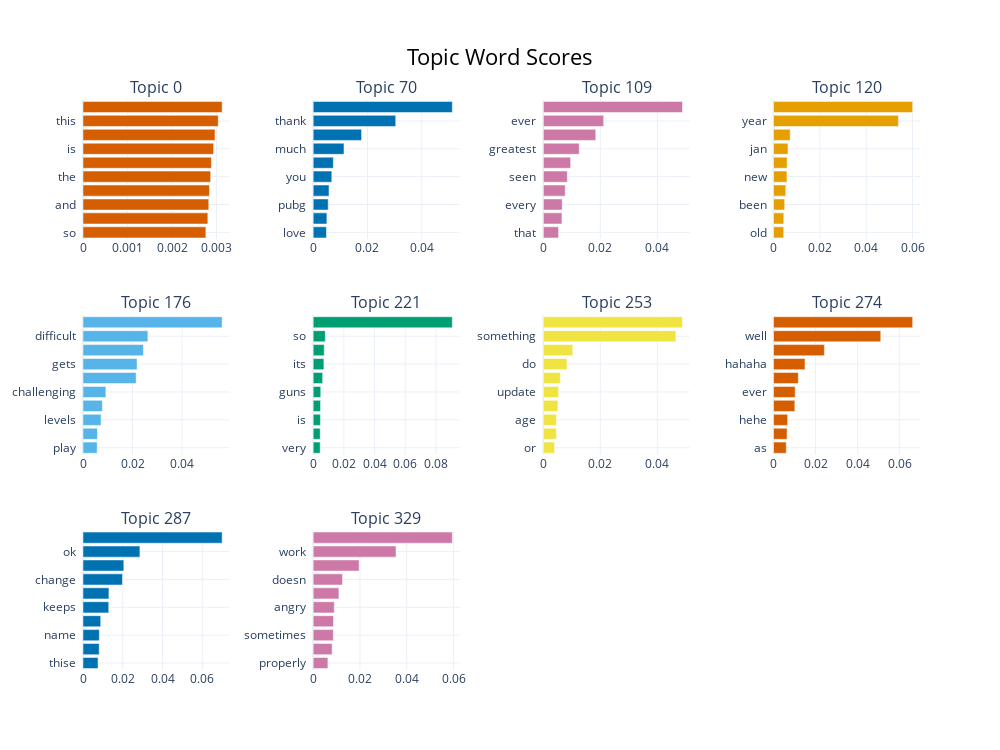

The notebook cell this image was saved under:
### Code cell
topic_model.visualize_barchart(top_n_topics = 10, n_words = 10)
# some topics has non-meaningfull keywords

### Figure 1 — Plotly figure (JSON) as saved in the notebook; plotly's stock layout.template omitted (floating-point values rounded to 4 significant figures)
{"data": [{"marker": {"color": "#D55E00"}, "orientation": "h", "type": "bar", "x": [0.002761, 0.002805, 0.002825, 0.002841, 0.002868, 0.002885, 0.002934, 0.002966, 0.003038, 0.003126], "xaxis": "x", "y": ["so  ", "to  ", "and  ", "but  ", "the  ", "love  ", "is  ", "it  ", "this  ", "game  "], "yaxis": "y"}, {"marker": {"color": "#0072B2"}, "orientation": "h", "type": "bar", "x": [0.00489, 0.005047, 0.005535, 0.005834, 0.006866, 0.007427, 0.01135, 0.01782, 0.0304, 0.05124], "xaxis": "x2", "y": ["love  ", "so  ", "pubg  ", "very  ", "you  ", "for  ", "much  ", "awesome  ", "thank  ", "thanks  "], "yaxis": "y2"}, {"marker": {"color": "#CC79A7"}, "orientation": "h", "type": "bar", "x": [0.005346, 0.006532, 0.006609, 0.00767, 0.008411, 0.009578, 0.01259, 0.0184, 0.02117, 0.04886], "xaxis": "x3", "y": ["that  ", "one  ", "every  ", "only  ", "seen  ", "best  ", "greatest  ", "happened  ", "ever  ", "thing  "], "yaxis": "y3"}, {"marker": {"color": "#E69F00"}, "orientation": "h", "type": "bar", "x": [0.004377, 0.004426, 0.004821, 0.005292, 0.005798, 0.005862, 0.006243, 0.007188, 0.05391, 0.06006], "xaxis": "x4", "y": ["old  ", "im  ", "been  ", "playing  ", "new  ", "birthday  ", "jan  ", "am  ", "year  ", "happy  "], "yaxis": "y4"}, {"marker": {"color": "#56B4E9"}, "orientation": "h", "type": "bar", "x": [0.005722, 0.005832, 0.007277, 0.007814, 0.009227, 0.02146, 0.02182, 0.02438, 0.02619, 0.05616], "xaxis": "x5", "y": ["play  ", "to  ", "levels  ", "fun  ", "challenging  ", "starts  ", "gets  ", "harder  ", "difficult  ", "easy  "], "yaxis": "y5"}, {"marker": {"color": "#009E73"}, "orientation": "h", "type": "bar", "x": [0.004567, 0.004587, 0.004725, 0.004805, 0.004951, 0.006182, 0.006975, 0.007215, 0.007903, 0.09072], "xaxis": "x6", "y": ["very  ", "really  ", "is  ", "pretty  ", "guns  ", "super  ", "its  ", "graphics  ", "so  ", "cool  "], "yaxis": "y6"}, {"marker": {"color": "#F0E442"}, "orientation": "h", "type": "bar", "x": [0.00391, 0.004575, 0.004621, 0.005111, 0.005352, 0.005968, 0.008296, 0.01033, 0.04655, 0.04888], "xaxis": "x7", "y": ["or  ", "about  ", "age  ", "different  ", "update  ", "simple  ", "do  ", "new  ", "something  ", "always  "], "yaxis": "y7"}, {"marker": {"color": "#D55E00"}, "orientation": "h", "type": "bar", "x": [0.006062, 0.006439, 0.00669, 0.01013, 0.0103, 0.01178, 0.01496, 0.0242, 0.051, 0.06618], "xaxis": "x8", "y": ["as  ", "best  ", "hehe  ", "done  ", "ever  ", "hahahaha  ", "hahaha  ", "played  ", "well  ", "bro  "], "yaxis": "y8"}, {"marker": {"color": "#0072B2"}, "orientation": "h", "type": "bar", "x": [0.00757, 0.008141, 0.008215, 0.008909, 0.01293, 0.01303, 0.01984, 0.02052, 0.02861, 0.06995], "xaxis": "x9", "y": ["thise  ", "your  ", "name  ", "thinking  ", "keeps  ", "sharp  ", "change  ", "changed  ", "ok  ", "mind  "], "yaxis": "y9"}, {"marker": {"color": "#CC79A7"}, "orientation": "h", "type": "bar", "x": [0.00629, 0.008099, 0.008623, 0.008691, 0.009018, 0.011, 0.0125, 0.01963, 0.03539, 0.05946], "xaxis": "x10", "y": ["properly  ", "not  ", "sometimes  ", "whole  ", "angry  ", "family  ", "doesn  ", "superb  ", "work  ", "working  "], "yaxis": "y10"}], "layout": {"annotations": [{"font": {"size": 16}, "showarrow": false, "text": "Topic 0", "x": 0.0875, "xanchor": "center", "xref": "paper", "y": 1, "yanchor": "bottom", "yref": "paper"}, {"font": {"size": 16}, "showarrow": false, "text": "Topic 70", "x": 0.3625, "xanchor": "center", "xref": "paper", "y": 1, "yanchor": "bottom", "yref": "paper"}, {"font": {"size": 16}, "showarrow": false, "text": "Topic 109", "x": 0.6375, "xanchor": "center", "xref": "paper", "y": 1, "yanchor": "bottom", "yref": "paper"}, {"font": {"size": 16}, "showarrow": false, "text": "Topic 120", "x": 0.9125, "xanchor": "center", "xref": "paper", "y": 1, "yanchor": "bottom", "yref": "paper"}, {"font": {"size": 16}, "showarrow": false, "text": "Topic 176", "x": 0.0875, "xanchor": "center", "xref": "paper", "y": 0.6222, "yanchor": "bottom", "yref": "paper"}, {"font": {"size": 16}, "showarrow": false, "text": "Topic 221", "x": 0.3625, "xanchor": "center", "xref": "paper", "y": 0.6222, "yanchor": "bottom", "yref": "paper"}, {"font": {"size": 16}, "showarrow": false, "text": "Topic 253", "x": 0.6375, "xanchor": "center", "xref": "paper", "y": 0.6222, "yanchor": "bottom", "yref": "paper"}, {"font": {"size": 16}, "showarrow": false, "text": "Topic 274", "x": 0.9125, "xanchor": "center", "xref": "paper", "y": 0.6222, "yanchor": "bottom", "yref": "paper"}, {"font": {"size": 16}, "showarrow": false, "text": "Topic 287", "x": 0.0875, "xanchor": "center", "xref": "paper", "y": 0.2444, "yanchor": "bottom", "yref": "paper"}, {"font": {"size": 16}, "showarrow": false, "text": "Topic 329", "x": 0.3625, "xanchor": "center", "xref": "paper", "y": 0.2444, "yanchor": "bottom", "yref": "paper"}], "height": 750, "hoverlabel": {"bgcolor": "white", "font": {"family": "Rockwell", "size": 16}}, "showlegend": false, "title": {"font": {"color": "Black", "size": 22}, "text": "Topic Word Scores", "x": 0.5, "xanchor": "center", "yanchor": "top"}, "width": 1000, "xaxis": {"anchor": "y", "domain": [0, 0.175], "showgrid": true}, "xaxis10": {"anchor": "y10", "domain": [0.275, 0.45], "showgrid": true}, "xaxis11": {"anchor": "y11", "domain": [0.55, 0.725], "showgrid": true}, "xaxis12": {"anchor": "y12", "domain": [0.825, 1], "showgrid": true}, "xaxis2": {"anchor": "y2", "domain": [0.275, 0.45], "showgrid": true}, "xaxis3": {"anchor": "y3", "domain": [0.55, 0.725], "showgrid": true}, "xaxis4": {"anchor": "y4", "domain": [0.825, 1], "showgrid": true}, "xaxis5": {"anchor": "y5", "domain": [0, 0.175], "showgrid": true}, "xaxis6": {"anchor": "y6", "domain": [0.275, 0.45], "showgrid": true}, "xaxis7": {"anchor": "y7", "domain": [0.55, 0.725], "showgrid": true}, "xaxis8": {"anchor": "y8", "domain": [0.825, 1], "showgrid": true}, "xaxis9": {"anchor": "y9", "domain": [0, 0.175], "showgrid": true}, "yaxis": {"anchor": "x", "domain": [0.7556, 1], "showgrid": true}, "yaxis10": {"anchor": "x10", "domain": [0, 0.2444], "showgrid": true}, "yaxis11": {"anchor": "x11", "domain": [0, 0.2444], "showgrid": true}, "yaxis12": {"anchor": "x12", "domain": [0, 0.2444], "showgrid": true}, "yaxis2": {"anchor": "x2", "domain": [0.7556, 1], "showgrid": true}, "yaxis3": {"anchor": "x3", "domain": [0.7556, 1], "showgrid": true}, "yaxis4": {"anchor": "x4", "domain": [0.7556, 1], "showgrid": true}, "yaxis5": {"anchor": "x5", "domain": [0.3778, 0.6222], "showgrid": true}, "yaxis6": {"anchor": "x6", "domain": [0.3778, 0.6222], "showgrid": true}, "yaxis7": {"anchor": "x7", "domain": [0.3778, 0.6222], "showgrid": true}, "yaxis8": {"anchor": "x8", "domain": [0.3778, 0.6222], "showgrid": true}, "yaxis9": {"anchor": "x9", "domain": [0, 0.2444], "showgrid": true}}}
